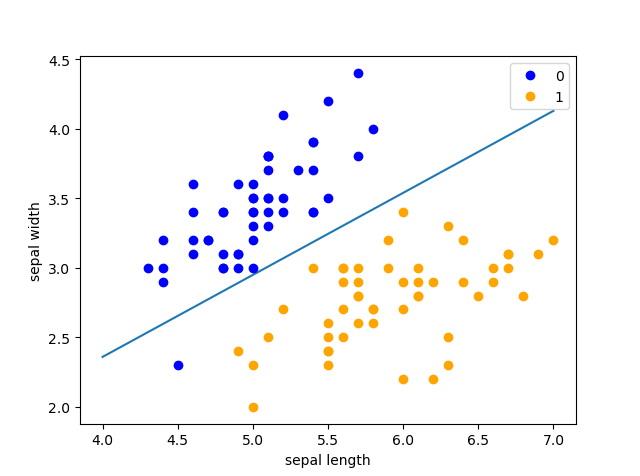

Reproduce this figure in Python.
#Author:XYZ
#Date:2020-09-23

import pandas as pd
import numpy as np
from sklearn.datasets import load_iris
from sklearn.model_selection import train_test_split
import matplotlib.pyplot as plt
from sklearn.linear_model import Perceptron

def load_data():
    iris = load_iris()
    df = pd.DataFrame(iris.data, columns=iris.feature_names)
    df['label'] = iris.target
    df.columns = ['sepal length', 'sepal width', 'petal length', 'petal width', 'label']
    # print(df)
    data = np.array(df.iloc[:100, [0, 1, -1]])
    return data

def holdout_validation_data_set(data):
    X, y = data[:,:-1], data[:,-1]
    y = np.array([1 if i == 1 else -1 for i in y])
    X_train, y_train, X_test, y_test = train_test_split(X, y, test_size=0.3, random_state=0)
    return X_train, y_train, X_test, y_test

def model_test(X_test,y_test,w,b):
    error_count = 0

    for d in range(len(X_test)):
        X = X_test[d]
        y = y_test[d]
        result = y * np.dot(X, w) + b
        if result <= 0:
            error_count += 1

    accurate_rate = 1 -(error_count/len(X_test))
    return accurate_rate


def main():
    data= load_data()
    X_train, X_test, y_train, y_test = holdout_validation_data_set(data)

    clf = Perceptron(fit_intercept=False,max_iter=1000,tol=None, shuffle=False)
    clf.fit(X_train, y_train)
    print(clf.coef_, clf.intercept_)


    accurate_rate = model_test(X_test,y_test,clf.coef_[0],clf.intercept_)
    print(f"accurate rate is {accurate_rate}")

    x_points = np.linspace(4, 7, 10)
    y_ = -(clf.coef_[0][0] * x_points + clf.intercept_) / clf.coef_[0][1]
    plt.plot(x_points, y_)

    plt.plot(data[:50, 0], data[:50, 1], 'bo', color='blue', label='0')
    plt.plot(data[50:100, 0], data[50:100, 1], 'bo', color='orange', label='1')
    plt.xlabel('sepal length')
    plt.ylabel('sepal width')
    plt.legend()
    plt.show()


if __name__ == '__main__':
    main()
